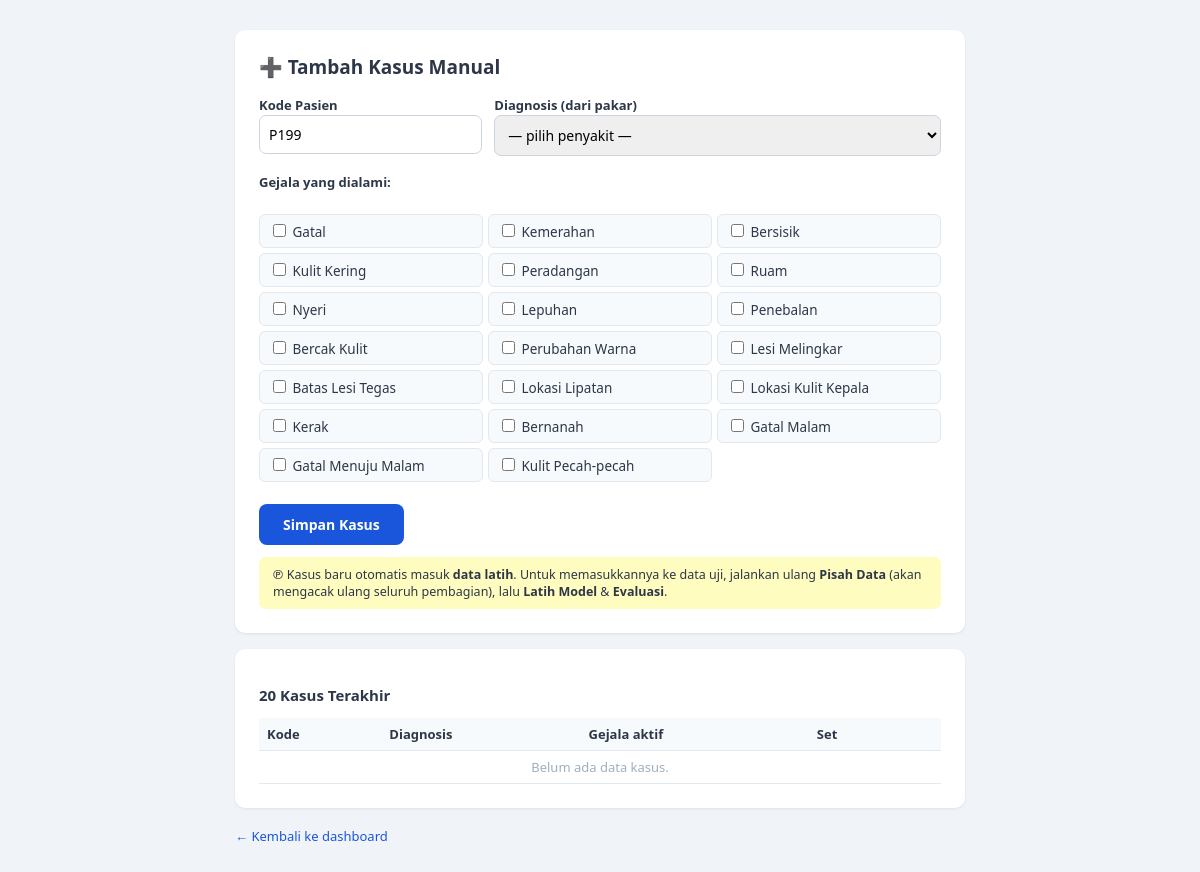
Page /tambah_kasus.php on the committed database.
### tables this page shows
CREATE TABLE `gejala` (
  `id_gejala` varchar(10) NOT NULL,
  `nama_gejala` varchar(100) NOT NULL
);

### tambah_kasus.php (the view, shortened to what this page needs)
<?php
include 'config/db.php';
 $next = (int) $conn->query(
    "SELECT COALESCE(MAX(CAST(SUBSTRING(kode_pasien,2) AS UNSIGNED)),0)+1 s
     FROM data_kasus WHERE kode_pasien REGEXP '^P[0-9]+$'")->fetch_assoc()['s'];
 $saranKode = 'P' . str_pad($next, 3, '0', STR_PAD_LEFT);
 $gejala   = $conn->query("SELECT * FROM gejala ORDER BY id_gejala")->fetch_all(MYSQLI_ASSOC);
 $riwayat = $conn->query(
    "SELECT k.id_kasus, k.kode_pasien, k.is_uji, p.nama_penyakit,
       (SELECT COUNT(*) FROM detail_kasus d WHERE d.id_kasus=k.id_kasus AND d.nilai=1) jml
     FROM data_kasus k JOIN penyakit p ON p.id_penyakit=k.id_penyakit
     ORDER BY k.id_kasus DESC LIMIT 20")->fetch_all(MYSQLI_ASSOC);
?>
<!DOCTYPE html>
<html lang="id"><head><meta charset="UTF-8"><title>Tambah Kasus Manual</title>
</head><body><div class="wrap">
<div class="box">
<h1>➕ Tambah Kasus Manual</h1>
<form method="post">
  <div class="grid2">
    <div><b style="font-size:13px">Kode Pasien</b>
      <input type="text" name="kode_pasien" value="<?= $saranKode ?>" required>
    </div>
    <div><b style="font-size:13px">Diagnosis (dari pakar)</b>
      <select name="id_penyakit" required>
        <option value="">— pilih penyakit —</option>
      </select>
    </div>
  </div>
  <b style="font-size:13px">Gejala yang dialami:</b><br><br>
  <div class="gejala">
    <?php foreach ($gejala as $g)
        echo "<label><input type='checkbox' name='gejala[]' value='{$g['id_gejala']}'> {$g['nama_gejala']}</label>"; ?>
  </div>
  <br><button type="submit">Simpan Kasus</button>
  <div class="info">℗ Kasus baru otomatis masuk <b>data latih</b>. Untuk memasukkannya ke data uji,
  jalankan ulang <b>Pisah Data</b> (akan mengacak ulang seluruh pembagian), lalu <b>Latih Model</b> &amp; <b>Evaluasi</b>.</div>
</form>
</div>
<div class="box">
<h2>20 Kasus Terakhir</h2>
<table>
  <tr><th>Kode</th><th>Diagnosis</th><th>Gejala aktif</th><th>Set</th><th></th></tr>
  <?php if (!$riwayat): ?><tr><td colspan="5" style="text-align:center;color:#a0aec0">Belum ada data kasus.</td></tr><?php endif; ?>
</table>
</div>
<a class="back" href="index.php">← Kembali ke dashboard</a>
</div></body></html>

### tambah_kasus.php (style rules this page uses)
* { box-sizing:border-box;font-family:'Segoe UI',Arial,sans-serif }
body { background:#f0f4f8;color:#2d3748;margin:0 }
.wrap { max-width:760px;margin:30px auto;padding:0 15px }
.box { background:#fff;border-radius:10px;padding:24px;box-shadow:0 1px 3px rgba(0,0,0,.08);margin-bottom:16px }
h1 { font-size:19px;margin-top:0 }
h2 { font-size:15px }
input[type=text],select { padding:9px;border:1px solid #cbd5e0;border-radius:7px;font-size:14px;width:100% }
.grid2 { display:grid;grid-template-columns:1fr 2fr;gap:12px;margin-bottom:14px }
.gejala { display:grid;grid-template-columns:repeat(auto-fill,minmax(210px,1fr));gap:5px;font-size:13.5px }
.gejala label { background:#f7fafc;border:1px solid #e2e8f0;border-radius:6px;padding:6px 9px }
button { background:#1a56db;color:#fff;border:0;padding:11px 24px;border-radius:8px; font-size:14px;font-weight:600;cursor:pointer }
.info { background:#fefcbf;border-radius:7px;padding:9px 14px;font-size:12.5px;margin-top:12px }
table { width:100%;border-collapse:collapse;font-size:13px }
th,td { border-bottom:1px solid #e2e8f0;padding:7px 8px;text-align:left }
th { background:#f7fafc }
a.back { display:inline-block;color:#1a56db;text-decoration:none;font-size:13px }

### rows in the picture
gejala: nama_gejala "Gatal"
gejala: nama_gejala "Kemerahan"
gejala: nama_gejala "Bersisik"
gejala: nama_gejala "Kulit Kering"
gejala: nama_gejala "Peradangan"
gejala: nama_gejala "Ruam"
gejala: nama_gejala "Nyeri"
gejala: nama_gejala "Lepuhan"
gejala: nama_gejala "Penebalan"
gejala: nama_gejala "Bercak Kulit"
gejala: nama_gejala "Perubahan Warna"
gejala: nama_gejala "Lesi Melingkar"
gejala: nama_gejala "Batas Lesi Tegas"
gejala: nama_gejala "Lokasi Lipatan"
gejala: nama_gejala "Lokasi Kulit Kepala"
gejala: nama_gejala "Kerak"
gejala: nama_gejala "Bernanah"
gejala: nama_gejala "Gatal Malam"
gejala: nama_gejala "Gatal Menuju Malam"
gejala: nama_gejala "Kulit Pecah-pecah"
